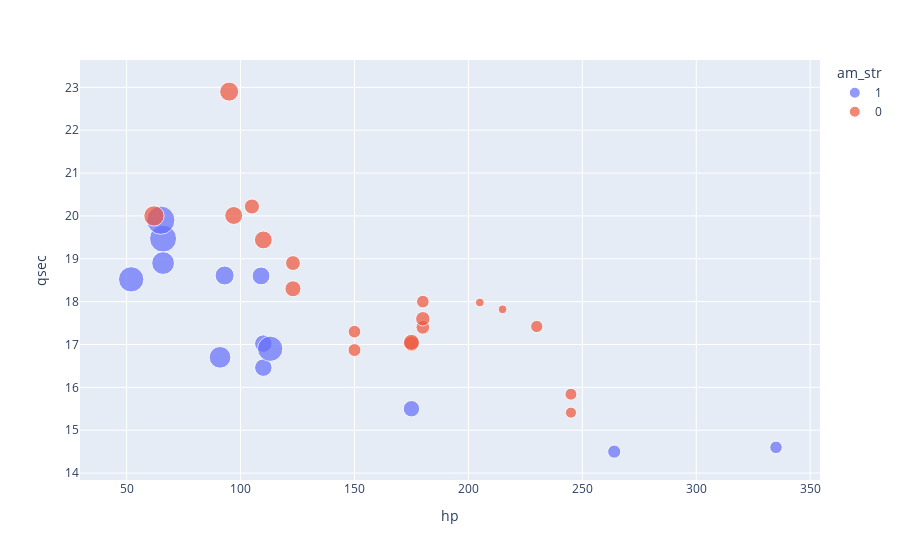

The code cell stored with this chart in its notebook:
### Code cell
mtcars['am_str'] = mtcars.am.astype(str)
mtcars['mpg_sq'] = mtcars.mpg**2

fig = px.scatter(mtcars,
                 x = 'hp',
                 y = 'qsec',
                 color = 'am_str',
                 size = 'mpg_sq',
                 hover_data = ['mpg', 'cyl', 'qsec', 'am', 'wt'],
                 hover_name = 'model')

fig.show()

### Figure 1 — Plotly figure (JSON) as saved in the notebook; plotly's stock layout.template omitted (floating-point values rounded to 4 significant figures)
{"data": [{"hovertemplate": "am_str=1<br>hp=%{x}<br>qsec=%{y}<br>mpg_sq=%{marker.size}<extra></extra>", "legendgroup": "1", "marker": {"color": "#636efa", "size": [441, 441, 519.8, 1050.0, 924.2, 1149.0, 745.3, 676, 924.2, 249.6, 388.1, 225, 458.0], "sizemode": "area", "sizeref": 2.873, "symbol": "circle"}, "mode": "markers", "name": "1", "orientation": "v", "showlegend": true, "type": "scatter", "x": [110, 110, 93, 66, 52, 65, 66, 91, 113, 264, 175, 335, 109], "xaxis": "x", "y": [16.46, 17.02, 18.61, 19.47, 18.52, 19.9, 18.9, 16.7, 16.9, 14.5, 15.5, 14.6, 18.6], "yaxis": "y"}, {"hovertemplate": "am_str=0<br>hp=%{x}<br>qsec=%{y}<br>mpg_sq=%{marker.size}<extra></extra>", "legendgroup": "0", "marker": {"color": "#EF553B", "size": [458.0, 349.7, 327.6, 204.5, 595.4, 519.8, 368.6, 316.8, 269.0, 299.3, 231.0, 108.2, 108.2, 216.1, 462.2, 240.2, 231.0, 176.9, 368.6], "sizemode": "area", "sizeref": 2.873, "symbol": "circle"}, "mode": "markers", "name": "0", "orientation": "v", "showlegend": true, "type": "scatter", "x": [110, 175, 105, 245, 62, 95, 123, 123, 180, 180, 180, 205, 215, 230, 97, 150, 150, 245, 175], "xaxis": "x", "y": [19.44, 17.02, 20.22, 15.84, 20, 22.9, 18.3, 18.9, 17.4, 17.6, 18, 17.98, 17.82, 17.42, 20.01, 16.87, 17.3, 15.41, 17.05], "yaxis": "y"}], "layout": {"legend": {"itemsizing": "constant", "title": {"text": "am_str"}, "tracegroupgap": 0}, "margin": {"t": 60}, "xaxis": {"anchor": "y", "domain": [0, 1], "title": {"text": "hp"}}, "yaxis": {"anchor": "x", "domain": [0, 1], "title": {"text": "qsec"}}}}
